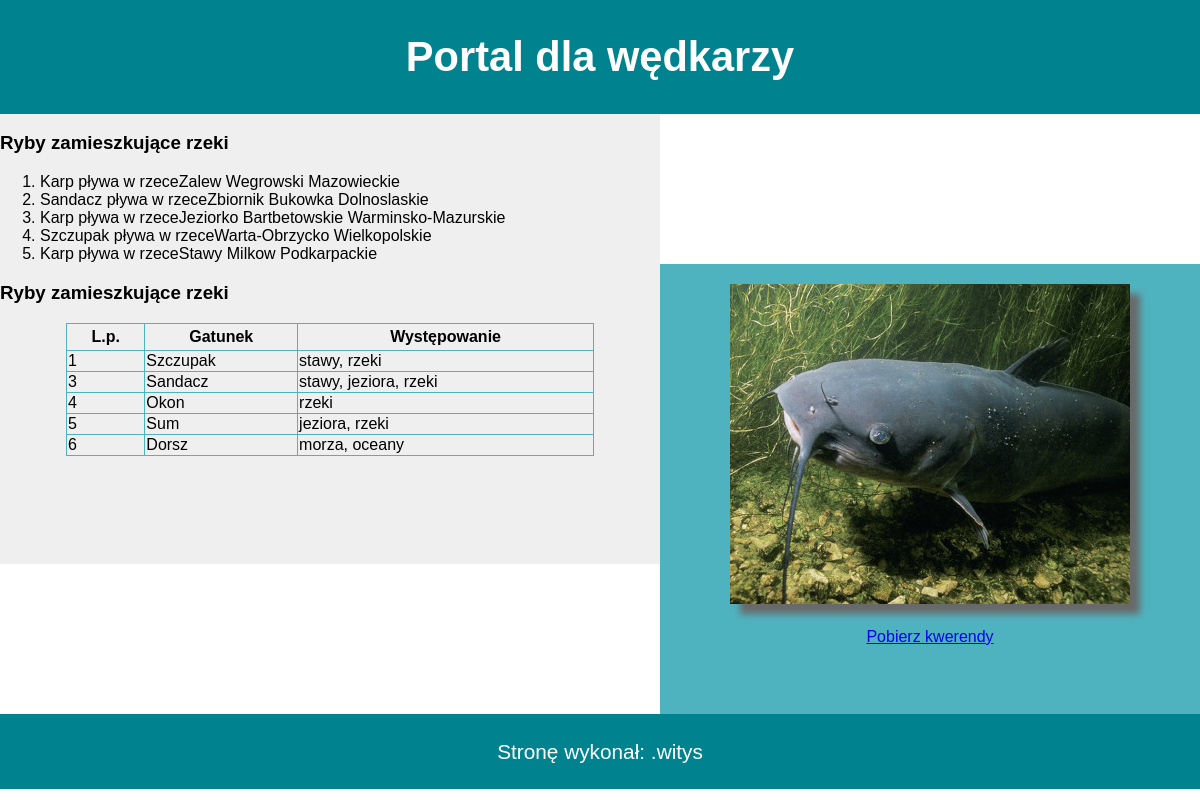
/INF.03-01-22.06-SG/wedkuj.php, run on the app's committed database.
### tables this page shows
CREATE TABLE `lowisko` (
  `id` int(10) UNSIGNED NOT NULL,
  `Ryby_id` int(10) UNSIGNED NOT NULL,
  `akwen` text DEFAULT NULL,
  `wojewodztwo` text DEFAULT NULL,
  `rodzaj` int(10) UNSIGNED DEFAULT NULL
);

CREATE TABLE `ryby` (
  `id` int(10) UNSIGNED NOT NULL,
  `nazwa` text DEFAULT NULL,
  `wystepowanie` text DEFAULT NULL,
  `styl_zycia` int(11) DEFAULT NULL,
  `dobowy_limit` tinyint(3) UNSIGNED NOT NULL CHECK (`dobowy_limit` between 0 and 255)
);

### INF.03-01-22.06-SG/wedkuj.php (the view, shortened to what this page needs)
<!DOCTYPE html>
<html lang="pl">
<head>
    <link rel="stylesheet" type="text/css" href="styl_2.css">
</head>
<body>
    <div class="baner">
    <h1>
        Portal dla wędkarzy
    </h1>
    </div>
    <div class="lewy1">
        <h3>
            Ryby zamieszkujące rzeki
        </h3>
        <ol>
            <?php
                $connect = mysqli_connect("localhost", "root", "", "wedkowanie");
                $quest = "SELECT `nazwa`, lowisko.akwen, lowisko.wojewodztwo FROM `ryby`, lowisko WHERE ryby.id=lowisko.Ryby_id;";
                $prievanwser = mysqli_query($connect, $quest);
                while($anwser = mysqli_fetch_array($prievanwser)){
                    echo "<li>".$anwser["0"]." pływa w rzece".$anwser["1"]." ".$anwser["2"]."</li>";
                }
            ?>
        </ol>
    </div>
    <div class="lewy2">
        <h3>
            Ryby zamieszkujące rzeki
        </h3>
        <table>
            <tr>
                <th>
                    L.p.
                </th>
                <th>
                    Gatunek
                </th>
                <th>
                    Występowanie
                </th>
            </tr>
            <?php
                $connect = mysqli_connect("localhost", "root", "", "wedkowanie");
                $quest = "SELECT `id`,`nazwa`,`wystepowanie` FROM `ryby` WHERE `styl_zycia`=1;";
                $prievanwser = mysqli_query($connect, $quest);
                while($anwser = mysqli_fetch_array($prievanwser)){
                    echo "<tr> <td>".$anwser["0"]."</td> <td>".$anwser["1"]."</td> <td>".$anwser["2"]."</td> </tr>";
                }
            ?>
        </table>
    </div>
    <div class="prawy">
        <img src="ryba1.jpg" alt="Sum">
        <br>
        <a href="\Polish_Exams_INF.03\php\INF.03-01-22.06-SG">
            Pobierz kwerendy
        </a>
    </div>
    <div class="stopka">
        <p>
            Stronę wykonał: .witys
        </p>
    </div>
</body>
</html>

### INF.03-01-22.06-SG/styl_2.css (style rules this page uses)
body { margin: 0; }
* { font-family: Helvetica; }
.baner, .stopka { background-color: #00838F; color: white; padding: 5px; font-size: 130%; text-align: center; clear: both; }
.lewy1, .lewy2 { background-color: #efefef; width: 55%; float: left; }
.lewy1 { height: 150px; }
.lewy2 { height: 300px; }
.prawy { background-color: #4FB3BF; width: 45%; height: 450px; text-align: center; float: right; }
img { box-shadow: 10px 10px 7px dimgray; margin: 20px; }
table, th, td { border: solid 1px #4FB3BF; border-collapse: collapse; }
table { margin: auto; width: 80%; }
table, th { padding: 4px; }

### data on the page
lowisko: Ryby.nazwa "Karp", akwen "Zalew Wegrowski", wojewodztwo "Mazowieckie"
lowisko: Ryby.nazwa "Sandacz", akwen "Zbiornik Bukowka", wojewodztwo "Dolnoslaskie"
lowisko: Ryby.nazwa "Karp", akwen "Jeziorko Bartbetowskie", wojewodztwo "Warminsko-Mazurskie"
lowisko: Ryby.nazwa "Szczupak", akwen "Warta-Obrzycko", wojewodztwo "Wielkopolskie"
lowisko: Ryby.nazwa "Karp", akwen "Stawy Milkow", wojewodztwo "Podkarpackie"
ryby: id "1", nazwa "Szczupak", wystepowanie "stawy, rzeki"
ryby: id "3", nazwa "Sandacz", wystepowanie "stawy, jeziora, rzeki"
ryby: id "4", nazwa "Okon", wystepowanie "rzeki"
ryby: id "5", nazwa "Sum", wystepowanie "jeziora, rzeki"
ryby: id "6", nazwa "Dorsz", wystepowanie "morza, oceany"
